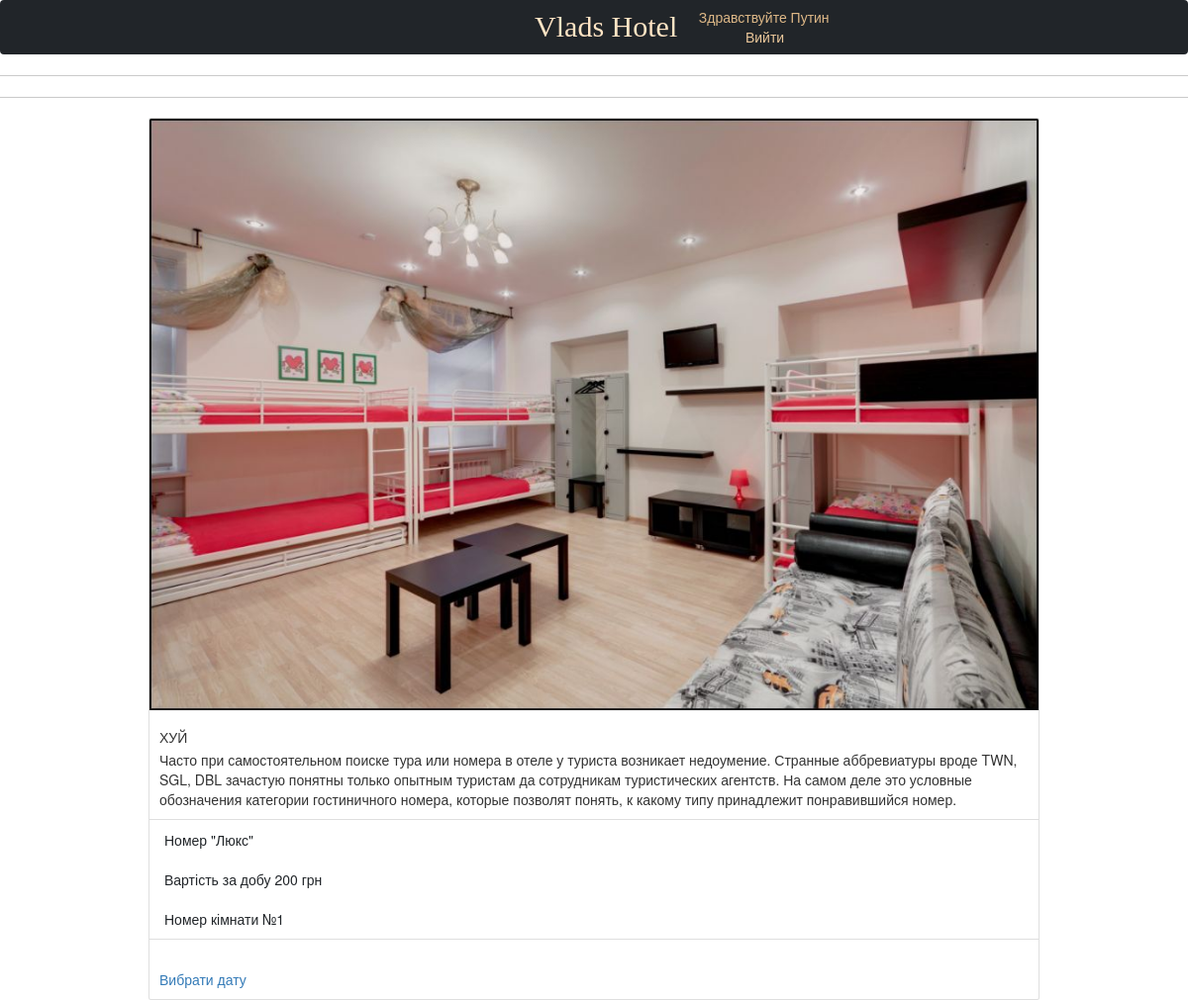
The page / (signed in) on the database its author committed.
### hostelrent/models.py (models this page shows, shortened)
class Room(models.Model):
    name = models.CharField(max_length=127, verbose_name='Название Номера')
    number = models.IntegerField(verbose_name='Номер комнаты')
    about = models.TextField(blank = True, verbose_name='Описание номера')
    photo = models.ImageField(upload_to = "photos/%Y/%m/%d/", verbose_name='Фото')
    type_of_number = models.ForeignKey(TypeOfNumber, on_delete=DO_NOTHING, verbose_name='Тип номера')
    rent_pay = models.DecimalField(decimal_places=0, max_digits=5, verbose_name='Стоимость за ночь' )
    cleaner = models.ForeignKey(Cleaner, on_delete=DO_NOTHING, verbose_name='Уборщица')
    class Meta:
        verbose_name = 'Комната'
        verbose_name_plural = 'Комнаты'

class TypeOfNumber(models.Model):
    type_of_number = models.CharField(max_length=127, verbose_name='Тип Номера')
    class Meta:
        verbose_name = 'Тип Номера'
        verbose_name_plural = 'Типы Номеров'
    def __str__(self) -> str:
       return f'"{self.type_of_number}"'

### hostelrent/views.py (the view)
# urls.py: path('', RoomListView.as_view(), name='mainpage' ),
class RoomListView(generic.ListView):
    model = Room
    fields = '__all__'
    success_url = '/'

### hostelrent/templates/hostelrent/room_list.html (shortened to what this page needs)
{% extends 'hostelrent/base.html' %}
{% block main %}
{% for room in object_list %}
<hr>
<hr>
<div class="center-div1">
    <div class="center-div2">
    <div class="card" style="width: 90rem;">
    <img src="/media/{{room.photo}}" class="card-img-top" alt="{{room.name}}">
    <div class="card-body">
      <h5 class="card-title">{{room.name}}</h5>
      <p class="card-text">{{room.about}}</p>
    </div>
    <ul class="list-group list-group-flush">
      <li class="list-group-item">Номер {{room.type_of_number}}</li>
      <li class="list-group-item">Вартість за добу {{room.rent_pay}} грн</li>
      <li class="list-group-item">Номер кімнати №{{room.number}} </li>
    </ul>
    {% if request.user.is_authenticated %}
    <div class="card-body">
      <a href="{% url 'selectdate' %}" class="card-link">Вибрати дату</a>
    </div>
    {% else %}
    <div class="card-body">
      <p >Для вибору дати потрібно <a href="{% url 'register' %}" class="card-link">зареєструватися  </a> або<a href="{% url 'login' %}" class="card-link">війти</a></p>
    </div>
    {% endif %}
  </div>
</div>
</div>
{% endfor %}
{% endblock main%}

### hostelrent/templates/hostelrent/base.html (shortened to what this page needs)
{% load static %}
<!DOCTYPE HTML>
<html>
 <head>
    <link href="https://cdn.jsdelivr.net/npm/bootstrap@5.1.3/dist/css/bootstrap.min.css" rel="stylesheet">
    <link href="//cdn.bootcss.com/bootstrap/3.3.7/css/bootstrap.min.css" rel="stylesheet">
    <link type="text/css" href="{% static 'hostelrent/css/style.css' %}" rel="stylesheet">
</head>
 <body>
    <div class="navbar-center">
        <nav class="navbar navbar-expand-lg navbar-light bg-dark" >
          <a class="Markermain" href="{% url 'mainpage' %}">Vlads Hotel</a>
          <div class='navdiv'>
          {% if request.user.is_authenticated %}
              <a class="navbar-item1" href="{% url 'user_profile' username=user.username %}">Здравствуйте {{user.first_name}}</a>
              <a class="navbar-item" href="{% url 'logout' %}">Вийти</a>
          {% else %}
              <a class="navbar-item" href="{% url 'login' %}">Війти</a>
              <a class="navbar-item" href="{% url 'register' %}"> Зареєструватися</a>
          {% endif %}
        </div>
        </nav>
    </div>
    {% block main %}
    {% endblock main %}
</body>
</html>

### hostelrent/static/hostelrent/css/style.css (style rules this page uses)
body { margin: 0; padding: 0; }
.Markermain { font-family: 'Merriweather'; font-size: 30px; text-align: left; color: bisque; text-decoration: none; padding-left: 45%; }
.center-div1 { display: flex; }
.center-div2 { padding: auto; margin-left: auto; margin-right: auto; display: flex; }
.navbar-item { padding-left: 1%; text-decoration: none; color: rgb(236, 200, 155); }
.navbar-item1 { color: burlywood; }
.navdiv { text-align: center; }

### rows shown on the page
Room: photo (picture), name "ХУЙ", about "Часто при самостоятельном поиске тура или номера в отеле у туриста возникает недоумение. Странные аббревиатуры вроде TWN, SGL, DBL зачастую понятны только опытным туристам да сотрудникам туристических агентств. На самом деле это условные обозначения категории гостиничного номера, которые позволят понять, к какому типу принадлежит понравившийся номер.", type_of_number "\"Люкс\"", rent_pay "200", number "1"

### other values the page prints
{{ user.first_name }} "Путин"
